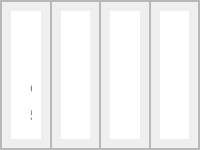
               <widget class="QFrame" name="frame_109">
                <property name="minimumSize">
                 <size>
                  <width>0</width>
                  <height>150</height>
                 </size>
                </property>
                <property name="maximumSize">
                 <size>
                  <width>16777215</width>
                  <height>150</height>
                 </size>
                </property>
                <property name="frameShape">
                 <enum>QFrame::StyledPanel</enum>
                </property>
                <property name="frameShadow">
                 <enum>QFrame::Raised</enum>
                </property>
                <layout class="QHBoxLayout" name="horizontalLayout_44">
                 <property name="spacing">
                  <number>0</number>
                 </property>
                 <property name="leftMargin">
                  <number>0</number>
                 </property>
                 <property name="topMargin">
                  <number>0</number>
                 </property>
                 <property name="rightMargin">
                  <number>0</number>
                 </property>
                 <property name="bottomMargin">
                  <number>0</number>
                 </property>
                 <item>
                  <widget class="QFrame" name="frame_110">
                   <property name="frameShape">
                    <enum>QFrame::StyledPanel</enum>
                   </property>
                   <property name="frameShadow">
                    <enum>QFrame::Raised</enum>
                   </property>
                   <layout class="QGridLayout" name="gridLayout_20">
                    <item row="0" column="0">
                     <widget class="QFrame" name="frame_111">
                      <property name="maximumSize">
                       <size>
                        <width>150</width>
                        <height>16777215</height>
                       </size>
                      </property>
                      <property name="styleSheet">
                       <string notr="true">border-radius:20px;
background-color: rgb(255, 255, 255);</string>
                      </property>
                      <property name="frameShape">
                       <enum>QFrame::StyledPanel</enum>
                      </property>
                      <property name="frameShadow">
                       <enum>QFrame::Raised</enum>
                      </property>
                      <layout class="QVBoxLayout" name="verticalLayout_41">
                       <item>
                        <widget class="QFrame" name="frame_114">
                         <property name="font">
                          <font>
                           <weight>50</weight>
                           <bold>false</bold>
                          </font>
                         </property>
                         <property name="styleSheet">
                          <string notr="true"/>
                         </property>
                         <property name="frameShape">
                          <enum>QFrame::StyledPanel</enum>
                         </property>
                         <property name="frameShadow">
                          <enum>QFrame::Raised</enum>
                         </property>
                         <widget class="QLabel" name="lblAdminTotalProduct_4">
                          <property name="geometry">
                           <rect>
                            <x>10</x>
                            <y>83</y>
                            <width>24</width>
                            <height>18</height>
                           </rect>
                          </property>
                          <property name="font">
                           <font>
                            <family>Century Gothic</family>
                            <pointsize>11</pointsize>
                            <weight>75</weight>
                            <bold>true</bold>
                           </font>
                          </property>
                          <property name="styleSheet">
                           <string notr="true">color: grey;</string>
                          </property>
                          <property name="text">
                           <string>54</string>
                          </property>
                          <property name="alignment">
                           <set>Qt::AlignLeading|Qt::AlignLeft|Qt::AlignTop</set>
                          </property>
                         </widget>
                         <widget class="QLabel" name="label_8">
                          <property name="geometry">
                           <rect>
                            <x>10</x>
                            <y>59</y>
                            <width>121</width>
                            <height>18</height>
                           </rect>
                          </property>
                          <property name="font">
                           <font>
                            <family>Century Gothic</family>
                            <pointsize>10</pointsize>
                            <weight>75</weight>
                            <bold>true</bold>
                           </font>
                          </property>
                          <property name="styleSheet">
                           <string notr="true">color: grey;</string>
                          </property>
                          <property name="text">
                           <string>Order Completed</string>
                          </property>
                          <property name="alignment">
                           <set>Qt::AlignBottom|Qt::AlignLeading|Qt::AlignLeft</set>
                          </property>
                         </widget>
                         <widget class="QLabel" name="lblPICTotalProduct_4">
                          <property name="geometry">
                           <rect>
                            <x>40</x>
                            <y>0</y>
                            <width>50</width>
                            <height>50</height>
                           </rect>
                          </property>
                          <property name="minimumSize">
                           <size>
                            <width>50</width>
                            <height>50</height>
                           </size>
                          </property>
                          <property name="maximumSize">
                           <size>
                            <width>50</width>
                            <height>50</height>
                           </size>
                          </property>
                          <property name="styleSheet">
                           <string notr="true"/>
                          </property>
                          <property name="text">
                           <string/>
                          </property>
                          <property name="pixmap">
                           <pixmap>:/Icons/Icons/order done.png</pixmap>
                          </property>
                          <property name="scaledContents">
                           <bool>true</bool>
                          </property>
                         </widget>
                        </widget>
                       </item>
                      </layout>
                     </widget>
                    </item>
                   </layout>
                  </widget>
                 </item>
                 <item>
                  <widget class="QFrame" name="frame_115">
                   <property name="frameShape">
                    <enum>QFrame::StyledPanel</enum>
                   </property>
                   <property name="frameShadow">
                    <enum>QFrame::Raised</enum>
                   </property>
                   <layout class="QGridLayout" name="gridLayout_21">
                    <item row="0" column="0">
                     <widget class="QFrame" name="frame_116">
                      <property name="maximumSize">
                       <size>
                        <width>150</width>
                        <height>16777215</height>
                       </size>
                      </property>
                      <property name="styleSheet">
                       <string notr="true">border-radius:20px;
background-color: rgb(255, 255, 255);</string>
                      </property>
                      <property name="frameShape">
                       <enum>QFrame::StyledPanel</enum>
                      </property>
                      <property name="frameShadow">
                       <enum>QFrame::Raised</enum>
                      </property>
                      <layout class="QVBoxLayout" name="verticalLayout_42">
                       <item>
                        <widget class="QFrame" name="frame_117">
                         <property name="font">
                          <font>
                           <weight>50</weight>
                           <bold>false</bold>
                          </font>
                         </property>
                         <property name="styleSheet">
                          <string notr="true"/>
                         </property>
                         <property name="frameShape">
                          <enum>QFrame::StyledPanel</enum>
                         </property>
                         <property name="frameShadow">
                          <enum>QFrame::Raised</enum>
                         </property>
                         <widget class="QLabel" name="lblAdminTotalSale_4">
                          <property name="geometry">
                           <rect>
                            <x>19</x>
                            <y>83</y>
                            <width>24</width>
                            <height>18</height>
                           </rect>
                          </property>
                          <property name="font">
                           <font>
                            <family>Century Gothic</family>
                            <pointsize>11</pointsize>
                            <weight>75</weight>
                            <bold>true</bold>
                           </font>
                          </property>
                          <property name="styleSheet">
                           <string notr="true">color: grey;</string>
                          </property>
                          <property name="text">
                           <string>542</string>
                          </property>
                          <property name="alignment">
                           <set>Qt::AlignLeading|Qt::AlignLeft|Qt::AlignTop</set>
                          </property>
                         </widget>
                         <widget class="QLabel" name="label_13">
                          <property name="geometry">
                           <rect>
                            <x>19</x>
                            <y>59</y>
                            <width>94</width>
                            <height>21</height>
                           </rect>
                          </property>
                          <property name="font">
                           <font>
                            <family>Century Gothic</family>
                            <pointsize>10</pointsize>
                            <weight>75</weight>
                            <bold>true</bold>
                           </font>
                          </property>
                          <property name="styleSheet">
                           <string notr="true">color: grey;</string>
                          </property>
                          <property name="text">
                           <string>Shopkeeper</string>
                          </property>
                          <property name="alignment">
                           <set>Qt::AlignBottom|Qt::AlignLeading|Qt::AlignLeft</set>
                          </property>
                         </widget>
                         <widget class="QLabel" name="lblPICTotalSale_4">
                          <property name="geometry">
                           <rect>
                            <x>40</x>
                            <y>0</y>
                            <width>50</width>
                            <height>50</height>
                           </rect>
                          </property>
                          <property name="minimumSize">
                           <size>
                            <width>50</width>
                            <height>50</height>
                           </size>
                          </property>
                          <property name="maximumSize">
                           <size>
                            <width>50</width>
                            <height>50</height>
                           </size>
                          </property>
                          <property name="styleSheet">
                           <string notr="true"/>
                          </property>
                          <property name="text">
                           <string/>
                          </property>
                          <property name="pixmap">
                           <pixmap>:/Icons/Icons/Man.png</pixmap>
                          </property>
                          <property name="scaledContents">
                           <bool>true</bool>
                          </property>
                         </widget>
                        </widget>
                       </item>
                      </layout>
                     </widget>
                    </item>
                   </layout>
                  </widget>
                 </item>
                 <item>
                  <widget class="QFrame" name="frame_118">
                   <property name="frameShape">
                    <enum>QFrame::StyledPanel</enum>
                   </property>
                   <property name="frameShadow">
                    <enum>QFrame::Raised</enum>
                   </property>
                   <layout class="QGridLayout" name="gridLayout_22">
                    <item row="0" column="0">
                     <widget class="QFrame" name="frame_119">
                      <property name="maximumSize">
                       <size>
                        <width>150</width>
                        <height>16777215</height>
                       </size>
                      </property>
                      <property name="styleSheet">
                       <string notr="true">border-radius:20px;
background-color: rgb(255, 255, 255);</string>
                      </property>
                      <property name="frameShape">
                       <enum>QFrame::StyledPanel</enum>
                      </property>
                      <property name="frameShadow">
                       <enum>QFrame::Raised</enum>
                      </property>
                      <layout class="QVBoxLayout" name="verticalLayout_43">
                       <item>
                        <widget class="QFrame" name="frame_120">
                         <property name="font">
                          <font>
                           <weight>50</weight>
                           <bold>false</bold>
                          </font>
                         </property>
                         <property name="styleSheet">
                          <string notr="true"/>
                         </property>
                         <property name="frameShape">
                          <enum>QFrame::StyledPanel</enum>
                         </property>
                         <property name="frameShadow">
                          <enum>QFrame::Raised</enum>
                         </property>
                         <widget class="QLabel" name="lblAdminTotalProfit_4">
                          <property name="geometry">
                           <rect>
                            <x>19</x>
                            <y>83</y>
                            <width>91</width>
                            <height>18</height>
                           </rect>
                          </property>
                          <property name="font">
                           <font>
                            <family>Century Gothic</family>
                            <pointsize>11</pointsize>
                            <weight>75</weight>
                            <bold>true</bold>
                           </font>
                          </property>
                          <property name="styleSheet">
                           <string notr="true">color: grey;</string>
                          </property>
                          <property name="text">
                           <string>5422313</string>
                          </property>
                          <property name="alignment">
                           <set>Qt::AlignLeading|Qt::AlignLeft|Qt::AlignTop</set>
                          </property>
                         </widget>
                         <widget class="QLabel" name="label_16">
                          <property name="geometry">
                           <rect>
                            <x>19</x>
                            <y>59</y>
                            <width>94</width>
                            <height>18</height>
                           </rect>
                          </property>
                          <property name="font">
                           <font>
                            <family>Century Gothic</family>
                            <pointsize>10</pointsize>
                            <weight>75</weight>
                            <bold>true</bold>
                           </font>
                          </property>
                          <property name="styleSheet">
                           <string notr="true">color: grey;</string>
                          </property>
                          <property name="text">
                           <string>Total Income</string>
                          </property>
                          <property name="alignment">
                           <set>Qt::AlignBottom|Qt::AlignLeading|Qt::AlignLeft</set>
                          </property>
                         </widget>
                         <widget class="QLabel" name="lblPICTotalProfit_4">
                          <property name="geometry">
                           <rect>
                            <x>40</x>
                            <y>0</y>
                            <width>50</width>
                            <height>50</height>
                           </rect>
                          </property>
                          <property name="minimumSize">
                           <size>
                            <width>50</width>
                            <height>50</height>
                           </size>
                          </property>
                          <property name="maximumSize">
                           <size>
                            <width>50</width>
                            <height>50</height>
                           </size>
                          </property>
                          <property name="styleSheet">
                           <string notr="true"/>
                          </property>
                          <property name="text">
                           <string/>
                          </property>
                          <property name="pixmap">
                           <pixmap>:/Icons/Icons/icons8-scroll-up-50.png</pixmap>
                          </property>
                          <property name="scaledContents">
                           <bool>true</bool>
                          </property>
                         </widget>
                        </widget>
                       </item>
                      </layout>
                     </widget>
                    </item>
                   </layout>
                  </widget>
                 </item>
                 <item>
                  <widget class="QFrame" name="frame_121">
                   <property name="frameShape">
                    <enum>QFrame::StyledPanel</enum>
                   </property>
                   <property name="frameShadow">
                    <enum>QFrame::Raised</enum>
                   </property>
                   <layout class="QGridLayout" name="gridLayout_23">
                    <item row="0" column="0">
                     <widget class="QFrame" name="frame_122">
                      <property name="maximumSize">
                       <size>
                        <width>150</width>
                        <height>16777215</height>
                       </size>
                      </property>
                      <property name="styleSheet">
                       <string notr="true">border-radius:20px;
background-color: rgb(255, 255, 255);</string>
                      </property>
                      <property name="frameShape">
                       <enum>QFrame::StyledPanel</enum>
                      </property>
                      <property name="frameShadow">
                       <enum>QFrame::Raised</enum>
                      </property>
                      <layout class="QVBoxLayout" name="verticalLayout_48">
                       <item>
                        <widget class="QFrame" name="frame_126">
                         <property name="font">
                          <font>
                           <weight>50</weight>
                           <bold>false</bold>
                          </font>
                         </property>
                         <property name="styleSheet">
                          <string notr="true"/>
                         </property>
                         <property name="frameShape">
                          <enum>QFrame::StyledPanel</enum>
                         </property>
                         <property name="frameShadow">
                          <enum>QFrame::Raised</enum>
                         </property>
                         <widget class="QLabel" name="lblAdminTotalRevenue_4">
                          <property name="geometry">
                           <rect>
                            <x>19</x>
                            <y>83</y>
                            <width>91</width>
                            <height>18</height>
                           </rect>
                          </property>
                          <property name="font">
                           <font>
                            <pointsize>11</pointsize>
                            <weight>75</weight>
                            <bold>true</bold>
                           </font>
                          </property>
                          <property name="styleSheet">
                           <string notr="true">color: grey;</string>
                          </property>
                          <property name="text">
                           <string>5422</string>
                          </property>
                          <property name="alignment">
                           <set>Qt::AlignLeading|Qt::AlignLeft|Qt::AlignTop</set>
                          </property>
                         </widget>
                         <widget class="QLabel" name="label_21">
                          <property name="geometry">
                           <rect>
                            <x>19</x>
                            <y>59</y>
                            <width>94</width>
                            <height>18</height>
                           </rect>
                          </property>
                          <property name="font">
                           <font>
                            <family>Century Gothic</family>
                            <pointsize>10</pointsize>
                            <weight>75</weight>
                            <bold>true</bold>
                           </font>
                          </property>
                          <property name="styleSheet">
                           <string notr="true">color: grey;</string>
                          </property>
                          <property name="text">
                           <string>Total Sales</string>
                          </property>
                          <property name="alignment">
                           <set>Qt::AlignBottom|Qt::AlignLeading|Qt::AlignLeft</set>
                          </property>
                         </widget>
                         <widget class="QLabel" name="lblPICTotalRevenue_4">
                          <property name="geometry">
                           <rect>
                            <x>40</x>
                            <y>0</y>
                            <width>50</width>
                            <height>50</height>
                           </rect>
                          </property>
                          <property name="minimumSize">
                           <size>
                            <width>50</width>
                            <height>50</height>
                           </size>
                          </property>
                          <property name="maximumSize">
                           <size>
                            <width>50</width>
                            <height>50</height>
                           </size>
                          </property>
                          <property name="styleSheet">
                           <string notr="true"/>
                          </property>
                          <property name="text">
                           <string/>
                          </property>
                          <property name="pixmap">
                           <pixmap>:/Icons/Icons/icons8-total-sales-100.png</pixmap>
                          </property>
                          <property name="scaledContents">
                           <bool>true</bool>
                          </property>
                         </widget>
                        </widget>
                       </item>
                      </layout>
                     </widget>
                    </item>
                   </layout>
                  </widget>
                 </item>
                </layout>
               </widget>
